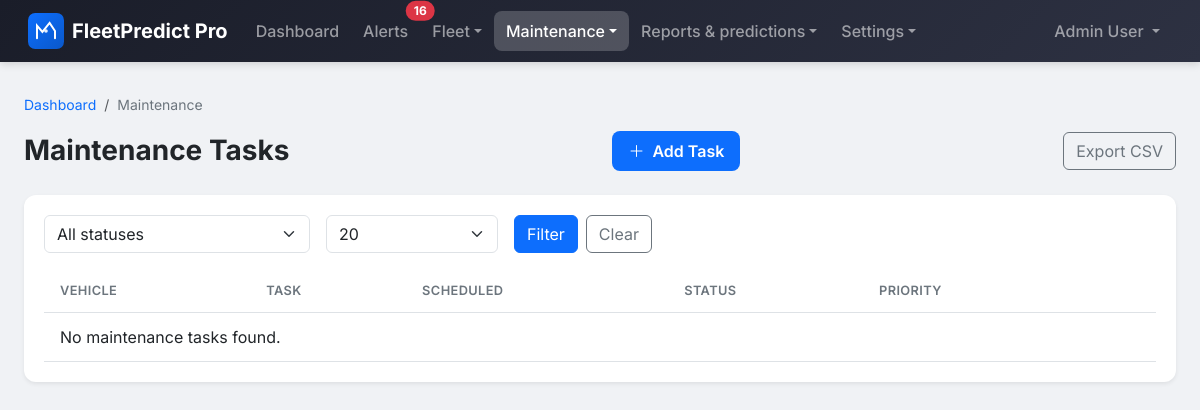
/maintenance/ (signed in), run on an earlier commit of the app's database.
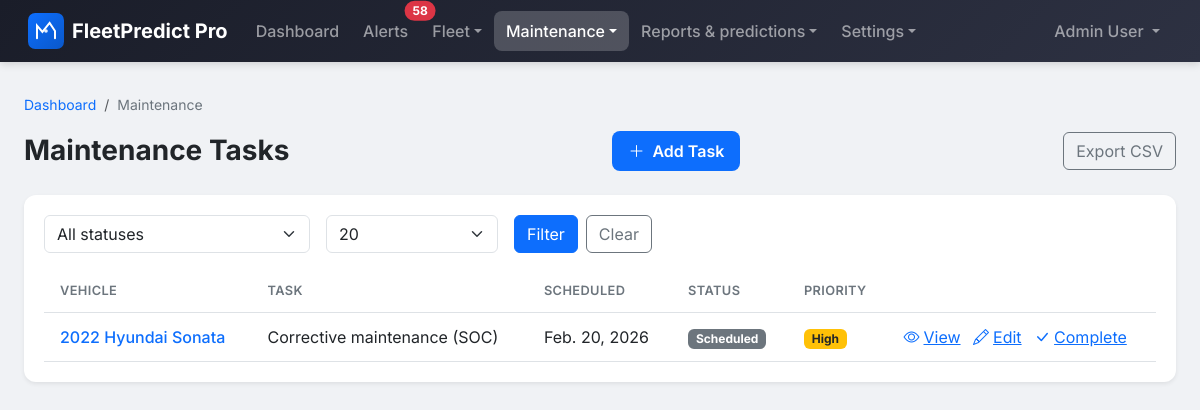
And on a later commit of the database.
### apps/maintenance/models.py (models this page shows, shortened)
class MaintenanceTask(models.Model):
    class Type(models.TextChoices):
        PREVENTIVE = 'preventive', 'Preventive'
        CORRECTIVE = 'corrective', 'Corrective'
        INSPECTION = 'inspection', 'Inspection'
        EMERGENCY = 'emergency', 'Emergency'
    class Status(models.TextChoices):
        SCHEDULED = 'scheduled', 'Scheduled'
        IN_PROGRESS = 'in_progress', 'In Progress'
        COMPLETED = 'completed', 'Completed'
        CANCELLED = 'cancelled', 'Cancelled'
        OVERDUE = 'overdue', 'Overdue'
    class Priority(models.TextChoices):
        LOW = 'low', 'Low'
        MEDIUM = 'medium', 'Medium'
        HIGH = 'high', 'High'
        CRITICAL = 'critical', 'Critical'
    vehicle = models.ForeignKey(
        'vehicles.Vehicle',
        on_delete=models.CASCADE,
        related_name='maintenance_tasks'
    )
    assignee = models.ForeignKey(
        settings.AUTH_USER_MODEL,
        on_delete=models.SET_NULL,
        null=True,
        blank=True,
        related_name='assigned_tasks'
    )
    created_by = models.ForeignKey(
        settings.AUTH_USER_MODEL,
        on_delete=models.SET_NULL,
        null=True,
        related_name='created_tasks'
    )
    title = models.CharField(max_length=200)
    description = models.TextField(blank=True)
    maintenance_type = models.CharField(
        max_length=20,
        choices=Type.choices,
        default=Type.PREVENTIVE
    )
    scheduled_date = models.DateField()
    estimated_duration = models.PositiveIntegerField(
        null=True,
        blank=True,
        help_text='Estimated duration in minutes'
    )
    status = models.CharField(
        max_length=20,
        choices=Status.choices,
        default=Status.SCHEDULED
    )
    priority = models.CharField(
        max_length=20,
        choices=Priority.choices,
        default=Priority.MEDIUM
    )
    completion_date = models.DateField(null=True, blank=True)
    completion_notes = models.TextField(blank=True)
    estimated_cost = models.DecimalField(
        max_digits=10,
        decimal_places=2,
        null=True,
        blank=True
    )
    actual_cost = models.DecimalField(
        max_digits=10,
        decimal_places=2,
        null=True,
        blank=True
    )
    mileage_at_maintenance = models.PositiveIntegerField(
        null=True,
        blank=True,
        help_text='Vehicle mileage when maintenance was performed'
    )
    created_at = models.DateTimeField(auto_now_add=True)
    updated_at = models.DateTimeField(auto_now=True)
    class Meta:
        verbose_name = 'Maintenance Task'
        verbose_name_plural = 'Maintenance Tasks'
        ordering = ['-scheduled_date', '-created_at']
    @property
    def is_overdue(self):
        if self.status in [self.Status.COMPLETED, self.Status.CANCELLED]:
            return False
        return self.scheduled_date < timezone.now().date()
    def check_overdue(self):
        if self.is_overdue and self.status == self.Status.SCHEDULED:
            self.status = self.Status.OVERDUE
            self.save()
            return True
        return False

### apps/vehicles/models.py (models this page shows, shortened)
class Vehicle(models.Model):
    class Status(models.TextChoices):
        ACTIVE = 'active', 'Active'
        INACTIVE = 'inactive', 'Inactive'
        UNDER_MAINTENANCE = 'under_maintenance', 'Under Maintenance'
        RETIRED = 'retired', 'Retired'
    license_plate = models.CharField(max_length=20, unique=True)
    vin = models.CharField(
        max_length=17,
        unique=True,
        help_text='Vehicle Identification Number'
    )
    make = models.CharField(max_length=100)
    model = models.CharField(max_length=100)
    year = models.PositiveIntegerField()
    color = models.CharField(max_length=50, blank=True)
    vehicle_type = models.ForeignKey(
        VehicleType,
        on_delete=models.PROTECT,
        related_name='vehicles',
        null=True,
        blank=True
    )
    status = models.CharField(
        max_length=20,
        choices=Status.choices,
        default=Status.ACTIVE
    )
    current_mileage = models.PositiveIntegerField(
        default=0,
        help_text='Current mileage in kilometers'
    )
    fuel_type = models.CharField(max_length=50, blank=True)
    fuel_capacity = models.DecimalField(
        max_digits=6,
        decimal_places=2,
        null=True,
        blank=True,
        help_text='Fuel capacity in liters'
    )
    assigned_driver = models.ForeignKey(
        settings.AUTH_USER_MODEL,
        on_delete=models.SET_NULL,
        null=True,
        blank=True,
        related_name='assigned_vehicles',
        limit_choices_to={'role': 'driver'}
    )
    notes = models.TextField(blank=True)
    created_at = models.DateTimeField(auto_now_add=True)
    updated_at = models.DateTimeField(auto_now=True)
    created_by = models.ForeignKey(
        settings.AUTH_USER_MODEL,
        on_delete=models.SET_NULL,
        null=True,
        related_name='created_vehicles'
    )
    is_deleted = models.BooleanField(default=False)
    deleted_at = models.DateTimeField(null=True, blank=True)
    last_telemetry_at = models.DateTimeField(null=True, blank=True)
    class Meta:
        verbose_name = 'Vehicle'
        verbose_name_plural = 'Vehicles'
        ordering = ['-created_at']
    @property
    def display_name(self):
        return f'{self.year} {self.make} {self.model}'

### apps/maintenance/views.py (the view)
# urls.py: path('', MaintenanceTaskListView.as_view(), name='task_list'),
class MaintenanceTaskListView(LoginRequiredMixin, ListView):
    model = MaintenanceTask
    template_name = 'maintenance/task_list.html'
    context_object_name = 'tasks'
    paginate_by = 20
    def get_paginate_by(self, queryset):
        per = self.request.GET.get('per_page', '20')
        if per in ('10', '20', '50'):
            return int(per)
        return 20
    def get_queryset(self):
        user = self.request.user
        queryset = MaintenanceTask.objects.select_related('vehicle', 'assignee')
        if user.is_driver:
            queryset = queryset.filter(vehicle__assigned_driver=user)
        elif user.is_mechanic:
            queryset = queryset.filter(Q(assignee=user) | Q(assignee__isnull=True))
        status_filter = self.request.GET.get('status')
        if status_filter:
            queryset = queryset.filter(status=status_filter)
        vehicle_id = self.request.GET.get('vehicle')
        if vehicle_id:
            queryset = queryset.filter(vehicle_id=vehicle_id)
        for task in queryset.filter(status=MaintenanceTask.Status.SCHEDULED):
            task.check_overdue()
        return queryset.order_by('-scheduled_date')
    def get_context_data(self, **kwargs):
        context = super().get_context_data(**kwargs)
        context['can_manage'] = self.request.user.can_manage_maintenance()
        context['status_choices'] = MaintenanceTask.Status.choices
        return context

### apps/users/models.py (called while the page is built)
    def get_full_name(self):
        return f'{self.first_name} {self.last_name}'.strip()

    @property
    def is_mechanic(self):
        return self.role == self.Role.MECHANIC

    @property
    def is_driver(self):
        return self.role == self.Role.DRIVER

    def can_manage_vehicles(self):
        return self.role in [self.Role.ADMINISTRATOR, self.Role.FLEET_MANAGER]

    def can_manage_maintenance(self):
        return self.role in [
            self.Role.ADMINISTRATOR,
            self.Role.FLEET_MANAGER,
            self.Role.MECHANIC
        ]

    def can_view_reports(self):
        return self.role in [self.Role.ADMINISTRATOR, self.Role.FLEET_MANAGER]

    def can_manage_platform(self):
        return self.role == self.Role.ADMINISTRATOR

### templates/maintenance/task_list.html (shortened to what this page needs)
{% extends "base.html" %}
{% load fp_extras %}
{% block breadcrumb %}
<nav aria-label="breadcrumb" class="breadcrumb-fp">
  <ol class="breadcrumb mb-0">
    <li class="breadcrumb-item"><a href="{% url 'dashboard:index' %}">Dashboard</a></li>
    <li class="breadcrumb-item active" aria-current="page">Maintenance</li>
  </ol>
</nav>
{% endblock %}
{% block content %}
<div class="d-flex flex-wrap justify-content-between align-items-center gap-2 mb-4">
  <h2 class="page-title mb-0">Maintenance Tasks</h2>
  {% if can_manage %}
  <a href="{% url 'maintenance:task_create' %}" class="btn btn-primary btn-fp-primary"><i class="bi bi-plus-lg me-1"></i> Add Task</a>
  <a href="{% url 'maintenance:maintenance_export_csv' %}" class="btn btn-outline-secondary">Export CSV</a>
  {% endif %}
</div>
<div class="card card-fp">
  <div class="card-body">
    <form method="get" class="row g-3 mb-3">
      <div class="col-md-3">
        <select name="status" id="id_status_filter" class="form-select" aria-label="Filter by status">
          <option value="">All statuses</option>
        </select>
      </div>
      <div class="col-md-2">
        <select name="per_page" id="id_per_page" class="form-select" aria-label="Results per page">
          <option value="20" {% if request.GET.per_page == '20' or not request.GET.per_page %}selected{% endif %}>20</option>
        </select>
      </div>
      <div class="col-md-4 d-flex gap-2 align-items-end">
        <button type="submit" class="btn btn-primary">Filter</button>
        <a href="{% url 'maintenance:task_list' %}" class="btn btn-outline-secondary">Clear</a>
      </div>
    </form>
    <div class="fp-table-wrap table-responsive">
      <table class="table table-fp table-hover">
        <thead>
          <tr>
            <th>Vehicle</th>
            <th>Task</th>
            <th>Scheduled</th>
            <th>Status</th>
            <th>Priority</th>
            <th></th>
          </tr>
        </thead>
        <tbody>
          {% for task in tasks %}
          <tr>
            <td><a href="{% url 'vehicles:vehicle_detail' task.vehicle.id %}" class="text-decoration-none fw-medium">{{ task.vehicle.display_name }}</a></td>
            <td>{{ task.title }}</td>
            <td>{{ task.scheduled_date }}</td>
            <td><span class="badge bg-{% if task.status == 'completed' %}success{% elif task.status == 'overdue' %}danger{% elif task.status == 'in_progress' %}info{% else %}secondary{% endif %}">{{ task.get_status_display }}</span></td>
            <td><span class="badge bg-{% if task.priority == 'critical' %}danger{% elif task.priority == 'high' %}warning text-dark{% else %}secondary{% endif %}">{{ task.get_priority_display }}</span></td>
            <td>
              <a href="{% url 'maintenance:task_detail' task.pk %}"><i class="bi bi-eye me-1"></i>View</a>
              {% if can_manage and task.status != 'completed' and task.status != 'cancelled' %}
              <a href="{% url 'maintenance:task_update' task.pk %}" class="ms-2"><i class="bi bi-pencil me-1"></i>Edit</a>
              <a href="{% url 'maintenance:task_complete' task.pk %}" class="ms-2"><i class="bi bi-check-lg me-1"></i>Complete</a>
              {% endif %}
            </td>
          </tr>
          {% empty %}
          <tr><td colspan="6">No maintenance tasks found.</td></tr>
          {% endfor %}
        </tbody>
      </table>
    </div>
  </div>
</div>
{% endblock %}

### templates/base.html (shortened to what this page needs)
{% load static %}
<!DOCTYPE html>
<html lang="en">
<head>
    <link href="https://cdn.jsdelivr.net/npm/bootstrap@5.3/dist/css/bootstrap.min.css" rel="stylesheet">
    <link rel="stylesheet" href="https://cdn.jsdelivr.net/npm/bootstrap-icons@1.11.3/font/bootstrap-icons.min.css">
    <link href="{% static 'css/styles.css' %}" rel="stylesheet">
</head>
<body>
    <nav class="navbar navbar-expand-lg navbar-dark navbar-fp">
        <div class="container-fluid">
            <a class="navbar-brand" href="{% url 'dashboard:index' %}">
                <img src="{% static 'img/logo.svg' %}" alt="" class="fp-logo"> <span>FleetPredict Pro</span>
            </a>
            <div class="collapse navbar-collapse" id="navbarNav">
                <ul class="navbar-nav me-auto">
                    {% if user.is_authenticated %}
                    <li class="nav-item">
                        <a class="nav-link {% if request.resolver_match.namespace == 'dashboard' and request.resolver_match.url_name == 'index' %}active{% endif %}" href="{% url 'dashboard:index' %}">Dashboard</a>
                    </li>
                    <li class="nav-item">
                        <a class="nav-link position-relative {% if request.resolver_match.url_name == 'alerts' %}active{% endif %}" href="{% url 'dashboard:alerts' %}">Alerts{% if alerts_unread_count %}<span class="position-absolute top-0 start-100 translate-middle badge rounded-pill bg-danger">{{ alerts_unread_count }}</span>{% endif %}</a>
                    </li>
                    {% if user.can_manage_vehicles %}
                    <li class="nav-item dropdown">
                        <a class="nav-link dropdown-toggle {% if request.resolver_match.namespace == 'vehicles' %}active{% endif %}" href="#" id="navFleet" role="button" data-bs-toggle="dropdown" aria-expanded="false">Fleet</a>
                    </li>
                    {% else %}
                    <li class="nav-item">
                        <a class="nav-link {% if request.resolver_match.namespace == 'vehicles' %}active{% endif %}" href="{% url 'vehicles:vehicle_list' %}">Vehicles</a>
                    </li>
                    {% endif %}
                    <li class="nav-item dropdown">
                        <a class="nav-link dropdown-toggle {% if request.resolver_match.namespace == 'maintenance' %}active{% endif %}" href="#" id="navMaintenance" role="button" data-bs-toggle="dropdown" aria-expanded="false">Maintenance</a>
                    </li>
                    {% if user.can_view_reports %}
                    <li class="nav-item dropdown">
                        <a class="nav-link dropdown-toggle " href="#" id="navReports" role="button" data-bs-toggle="dropdown" aria-expanded="false">Reports &amp; predictions</a>
                    </li>
                    {% endif %}
                    {% if user.can_manage_vehicles or user.can_manage_platform %}
                    <li class="nav-item dropdown">
                        <a class="nav-link dropdown-toggle " href="#" id="navSettings" role="button" data-bs-toggle="dropdown" aria-expanded="false">Settings</a>
                    </li>
                    {% endif %}
                    {% endif %}
                </ul>
                <ul class="navbar-nav">
                    {% if user.is_authenticated %}
                    <li class="nav-item dropdown">
                        <a class="nav-link dropdown-toggle" href="#" id="userDropdown" role="button" data-bs-toggle="dropdown" aria-expanded="false">
                            {{ user.get_full_name|default:user.email }}
                        </a>
                    </li>
                    {% endif %}
                </ul>
            </div>
        </div>
    </nav>
    <main class="container-fluid" id="main-content">
        {% block breadcrumb %}{% endblock %}
        {% block content %}{% endblock %}
    </main>
</body>
</html>

What changed in the data, as far as the page shows it:
added MaintenanceTask: vehicle.display_name "2022 Hyundai Sonata", title "Corrective maintenance (SOC)", scheduled_date "Feb. 20, 2026", status "Scheduled", priority "High", shows "Edit"
Also different on the page:
{{ alerts_unread_count }}: "16" → "58"
text no longer shown: "No maintenance tasks found."
